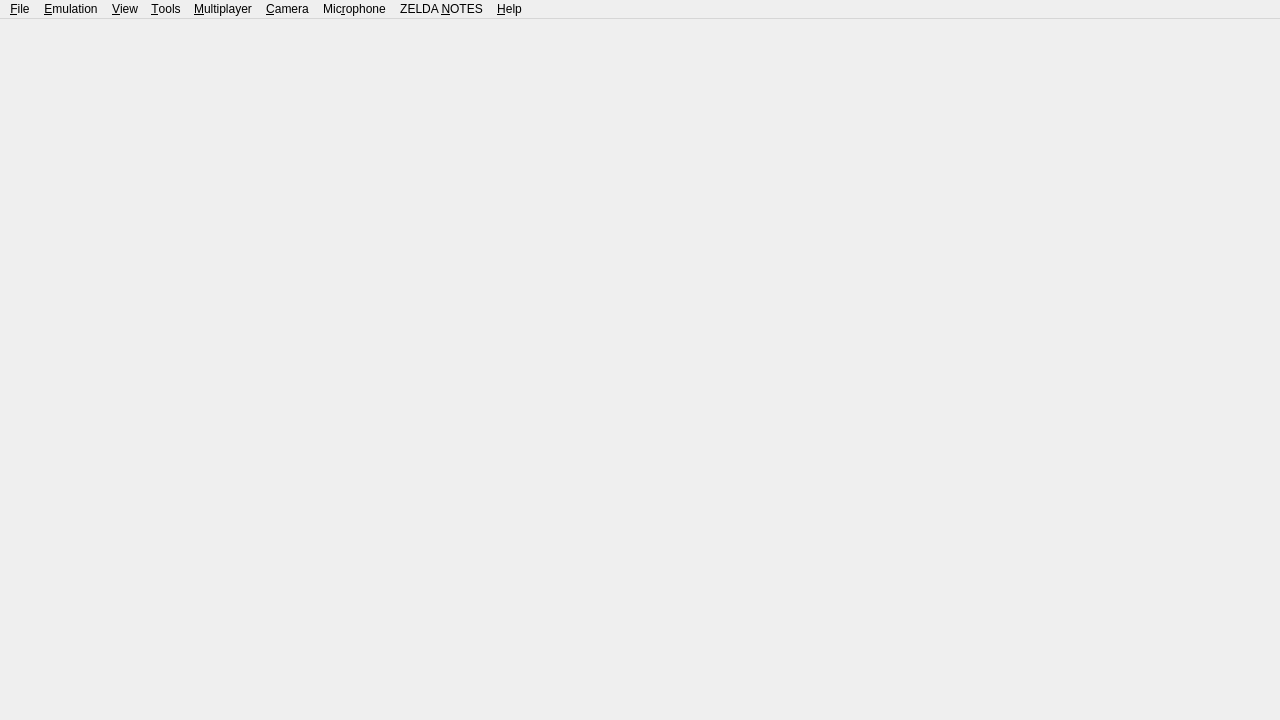
<?xml version="1.0" encoding="UTF-8"?>
<ui version="4.0">
 <class>MainWindow</class>
 <widget class="QMainWindow" name="MainWindow">
  <property name="geometry">
   <rect>
    <x>0</x>
    <y>0</y>
    <width>1280</width>
    <height>720</height>
   </rect>
  </property>
  <property name="windowTitle">
   <string>Droplet</string>
  </property>
  <property name="windowIcon">
   <iconset resource="yuzu.qrc">
    <normaloff>:/img/eden.ico</normaloff>:/img/eden.ico</iconset>
  </property>
  <property name="tabShape">
   <enum>QTabWidget::TabShape::Rounded</enum>
  </property>
  <property name="dockNestingEnabled">
   <bool>true</bool>
  </property>
  <widget class="QWidget" name="centralwidget">
   <layout class="QHBoxLayout" name="horizontalLayout">
    <property name="leftMargin">
     <number>0</number>
    </property>
    <property name="topMargin">
     <number>0</number>
    </property>
    <property name="rightMargin">
     <number>0</number>
    </property>
    <property name="bottomMargin">
     <number>0</number>
    </property>
   </layout>
  </widget>
  <widget class="QMenuBar" name="menubar">
   <property name="geometry">
    <rect>
     <x>0</x>
     <y>0</y>
     <width>1280</width>
     <height>23</height>
    </rect>
   </property>
   <widget class="QMenu" name="menu_File">
    <property name="title">
     <string>&amp;File</string>
    </property>
    <widget class="QMenu" name="menu_recent_files">
     <property name="title">
      <string>&amp;Recent Files</string>
     </property>
    </widget>
    <widget class="QMenu" name="menuOpen_Eden_Folders">
     <property name="title">
      <string>Open &amp;Droplet Folders</string>
     </property>
     <addaction name="action_Root_Data_Folder"/>
     <addaction name="action_NAND_Folder"/>
     <addaction name="action_SDMC_Folder"/>
     <addaction name="action_Mod_Folder"/>
     <addaction name="action_Log_Folder"/>
    </widget>
    <addaction name="action_Load_Folder"/>
    <addaction name="action_Load_File"/>
    <addaction name="separator"/>
    <addaction name="menu_recent_files"/>
    <addaction name="separator"/>
    <addaction name="action_Load_Amiibo"/>
    <addaction name="separator"/>
    <addaction name="menuOpen_Eden_Folders"/>
    <addaction name="separator"/>
    <addaction name="action_Exit"/>
   </widget>
   <widget class="QMenu" name="menu_Emulation">
    <property name="title">
     <string>&amp;Emulation</string>
    </property>
    <addaction name="action_Pause"/>
    <addaction name="action_Stop"/>
    <addaction name="action_Restart"/>
    <addaction name="separator"/>
    <addaction name="action_Configure"/>
    <addaction name="action_Configure_Current_Game"/>
   </widget>
   <widget class="QMenu" name="menu_View">
    <property name="title">
     <string>&amp;View</string>
    </property>
    <widget class="QMenu" name="menu_Reset_Window_Size">
     <property name="title">
      <string>&amp;Reset Window Size</string>
     </property>
    </widget>
    <widget class="QMenu" name="menu_View_Debugging">
     <property name="title">
      <string>&amp;Debugging</string>
     </property>
    </widget>
    <widget class="QMenu" name="menu_Game_List_Mode">
     <property name="title">
      <string>&amp;Game List Mode</string>
     </property>
     <addaction name="action_Tree_View"/>
     <addaction name="action_Grid_View"/>
     <addaction name="action_Carousel_View"/>
    </widget>
    <widget class="QMenu" name="menuGame_Icon_Size">
     <property name="title">
      <string>Game &amp;Icon Size</string>
     </property>
    </widget>
    <action name="action_Reset_Window_Size_720">
     <property name="text">
      <string>Reset Window Size to &amp;720p</string>
     </property>
     <property name="iconText">
      <string>Reset Window Size to 720p</string>
     </property>
    </action>
    <action name="action_Reset_Window_Size_900">
     <property name="text">
      <string>Reset Window Size to &amp;900p</string>
     </property>
     <property name="iconText">
      <string>Reset Window Size to 900p</string>
     </property>
    </action>
    <action name="action_Reset_Window_Size_1080">
     <property name="text">
      <string>Reset Window Size to &amp;1080p</string>
     </property>
     <property name="iconText">
      <string>Reset Window Size to 1080p</string>
     </property>
    </action>
    <addaction name="action_Fullscreen"/>
    <addaction name="action_Single_Window_Mode"/>
    <addaction name="action_Enable_Overlay_Applet"/>
    <addaction name="action_Show_Filter_Bar"/>
    <addaction name="action_Show_Status_Bar"/>
    <addaction name="action_Show_Performance_Overlay"/>
    <addaction name="action_Post_Processing_Shaders"/>
    <addaction name="separator"/>
    <addaction name="menu_Reset_Window_Size"/>
    <addaction name="menu_View_Debugging"/>
    <addaction name="menu_Game_List_Mode"/>
    <addaction name="menuGame_Icon_Size"/>
    <addaction name="action_Show_Game_Name"/>
   </widget>
   <widget class="QMenu" name="menu_Multiplayer">
    <property name="enabled">
     <bool>true</bool>
    </property>
    <property name="title">
     <string>&amp;Multiplayer</string>
    </property>
    <addaction name="action_Online_Settings"/>
    <addaction name="action_GameChat"/>
    <addaction name="separator"/>
    <addaction name="action_Start_Room"/>
    <addaction name="action_Connect_To_Room"/>
    <addaction name="separator"/>
    <addaction name="action_Show_Room"/>
    <addaction name="action_Leave_Room"/>
   </widget>
   <widget class="QMenu" name="menu_Camera">
    <property name="title">
     <string>&amp;Camera</string>
    </property>
    <widget class="QMenu" name="menu_Camera_Device">
     <property name="title">
      <string>Choose &amp;Camera</string>
     </property>
    </widget>
    <addaction name="action_Camera_Enabled"/>
    <addaction name="menu_Camera_Device"/>
    <addaction name="action_Camera_Mirror"/>
    <addaction name="separator"/>
    <addaction name="action_Camera_Status"/>
   </widget>
   <widget class="QMenu" name="menu_Microphone">
    <property name="title">
     <string>Mic&amp;rophone</string>
    </property>
    <addaction name="action_Microphone_Status"/>
   </widget>
   <widget class="QMenu" name="menu_Zelda_Notes">
    <property name="title">
     <string>ZELDA &amp;NOTES</string>
    </property>
    <widget class="QMenu" name="menu_Ocarina_Songs">
     <property name="title">
      <string>Play &amp;Ocarina Song</string>
     </property>
    </widget>
    <addaction name="action_Zelda_Notes_Map"/>
    <addaction name="action_Zelda_Notes_Collected"/>
    <addaction name="action_Zelda_Notes_Nearby"/>
    <addaction name="separator"/>
    <addaction name="menu_Ocarina_Songs"/>
   </widget>
   <widget class="QMenu" name="menu_Tools">
    <property name="title">
     <string>&amp;Tools</string>
    </property>
    <widget class="QMenu" name="menuTAS">
     <property name="title">
      <string>&amp;TAS</string>
     </property>
     <addaction name="action_TAS_Start"/>
     <addaction name="action_TAS_Record"/>
     <addaction name="action_TAS_Reset"/>
     <addaction name="separator"/>
     <addaction name="action_Configure_Tas"/>
    </widget>
    <addaction name="action_Data_Manager"/>
    <addaction name="separator"/>
    <addaction name="action_Capture_Screenshot"/>
    <addaction name="menuTAS"/>
   </widget>
   <widget class="QMenu" name="menu_Help">
    <property name="title">
     <string>&amp;Help</string>
    </property>
    <addaction name="action_Report_Compatibility"/>
    <addaction name="action_Open_UserHandbook"/>
    <addaction name="separator"/>
    <addaction name="action_About"/>
    <addaction name="action_Eden_Dependencies"/>
   </widget>
   <addaction name="menu_File"/>
   <addaction name="menu_Emulation"/>
   <addaction name="menu_View"/>
   <addaction name="menu_Tools"/>
   <addaction name="menu_Multiplayer"/>
   <addaction name="menu_Camera"/>
   <addaction name="menu_Microphone"/>
   <addaction name="menu_Zelda_Notes"/>
   <addaction name="menu_Help"/>
  </widget>
  <action name="action_Load_File">
   <property name="text">
    <string>Open &amp;File...</string>
   </property>
  </action>
  <action name="action_Load_Folder">
   <property name="text">
    <string>&amp;Open Game Folder...</string>
   </property>
  </action>
  <action name="action_Exit">
   <property name="text">
    <string>E&amp;xit</string>
   </property>
  </action>
  <action name="action_Pause">
   <property name="enabled">
    <bool>false</bool>
   </property>
   <property name="text">
    <string>&amp;Pause</string>
   </property>
  </action>
  <action name="action_Stop">
   <property name="enabled">
    <bool>false</bool>
   </property>
   <property name="text">
    <string>&amp;Stop</string>
   </property>
  </action>
  <action name="action_About">
   <property name="text">
    <string>&amp;About Droplet</string>
   </property>
  </action>
  <action name="action_Single_Window_Mode">
   <property name="checkable">
    <bool>true</bool>
   </property>
   <property name="text">
    <string>Single &amp;Window Mode</string>
   </property>
  </action>
  <action name="action_Configure">
   <property name="text">
    <string>Con&amp;figure...</string>
   </property>
   <property name="shortcut">
    <string>Ctrl+,</string>
   </property>
   <property name="menuRole">
    <enum>QAction::MenuRole::PreferencesRole</enum>
   </property>
  </action>
  <action name="action_Enable_Overlay_Applet">
   <property name="checkable">
    <bool>true</bool>
   </property>
   <property name="text">
    <string>Enable Overlay Display Applet</string>
   </property>
  </action>
  <action name="action_Show_Filter_Bar">
   <property name="checkable">
    <bool>true</bool>
   </property>
   <property name="text">
    <string>Show &amp;Filter Bar</string>
   </property>
  </action>
  <action name="action_Show_Status_Bar">
   <property name="checkable">
    <bool>true</bool>
   </property>
   <property name="text">
    <string>Show &amp;Status Bar</string>
   </property>
   <property name="iconText">
    <string>Show Status Bar</string>
   </property>
  </action>
  <action name="action_Camera_Enabled">
   <property name="checkable">
    <bool>true</bool>
   </property>
   <property name="text">
    <string>&amp;Let Games Use a Camera</string>
   </property>
  </action>
  <action name="action_Camera_Mirror">
   <property name="checkable">
    <bool>true</bool>
   </property>
   <property name="text">
    <string>&amp;Mirror the Picture</string>
   </property>
  </action>
  <action name="action_Camera_Status">
   <property name="enabled">
    <bool>false</bool>
   </property>
   <property name="text">
    <string>Camera Off</string>
   </property>
  </action>
  <action name="action_Microphone_Status">
   <property name="enabled">
    <bool>false</bool>
   </property>
   <property name="text">
    <string>No Microphone</string>
   </property>
  </action>
  <action name="action_Zelda_Notes_Map">
   <property name="text">
    <string>Live &amp;Map...</string>
   </property>
  </action>
  <action name="action_Zelda_Notes_Collected">
   <property name="text">
    <string>&amp;Collected...</string>
   </property>
  </action>
  <action name="action_Zelda_Notes_Nearby">
   <property name="text">
    <string>&amp;Nearby Enemies...</string>
   </property>
  </action>
  <action name="action_GameChat">
   <property name="text">
    <string>&amp;GameChat (C Menu)...</string>
   </property>
  </action>
  <action name="action_Online_Settings">
   <property name="text">
    <string>&amp;Online Play Settings...</string>
   </property>
  </action>
  <action name="action_Start_Room">
   <property name="enabled">
    <bool>true</bool>
   </property>
   <property name="text">
    <string>&amp;Create Room</string>
   </property>
  </action>
  <action name="action_Leave_Room">
   <property name="enabled">
    <bool>false</bool>
   </property>
   <property name="text">
    <string>&amp;Leave Room</string>
   </property>
  </action>
  <action name="action_Connect_To_Room">
   <property name="text">
    <string>&amp;Direct Connect to Room</string>
   </property>
  </action>
  <action name="action_Show_Room">
   <property name="enabled">
    <bool>false</bool>
   </property>
   <property name="text">
    <string>&amp;Show Current Room</string>
   </property>
  </action>
  <action name="action_Fullscreen">
   <property name="checkable">
    <bool>true</bool>
   </property>
   <property name="text">
    <string>F&amp;ullscreen</string>
   </property>
  </action>
  <action name="action_Restart">
   <property name="enabled">
    <bool>false</bool>
   </property>
   <property name="text">
    <string>&amp;Restart</string>
   </property>
  </action>
  <action name="action_Load_Amiibo">
   <property name="enabled">
    <bool>false</bool>
   </property>
   <property name="text">
    <string>Load/Remove &amp;Amiibo...</string>
   </property>
  </action>
  <action name="action_Open_UserHandbook">
   <property name="text">
    <string>&amp;User Handbook</string>
   </property>
  </action>
  <action name="action_Capture_Screenshot">
   <property name="enabled">
    <bool>false</bool>
   </property>
   <property name="text">
    <string>&amp;Capture Screenshot</string>
   </property>
  </action>
  <action name="action_Configure_Tas">
   <property name="text">
    <string>&amp;Configure TAS...</string>
   </property>
   <property name="menuRole">
    <enum>QAction::MenuRole::NoRole</enum>
   </property>
  </action>
  <action name="action_Configure_Current_Game">
   <property name="enabled">
    <bool>false</bool>
   </property>
   <property name="text">
    <string>Configure C&amp;urrent Game...</string>
   </property>
   <property name="menuRole">
    <enum>QAction::MenuRole::NoRole</enum>
   </property>
  </action>
  <action name="action_TAS_Start">
   <property name="enabled">
    <bool>false</bool>
   </property>
   <property name="text">
    <string>&amp;Start</string>
   </property>
  </action>
  <action name="action_TAS_Reset">
   <property name="enabled">
    <bool>false</bool>
   </property>
   <property name="text">
    <string>&amp;Reset</string>
   </property>
  </action>
  <action name="action_TAS_Record">
   <property name="enabled">
    <bool>false</bool>
   </property>
   <property name="text">
    <string>R&amp;ecord</string>
   </property>
  </action>
  <action name="action_Root_Data_Folder">
   <property name="text">
    <string>&amp;Root Data Folder</string>
   </property>
  </action>
  <action name="action_NAND_Folder">
   <property name="text">
    <string>&amp;NAND Folder</string>
   </property>
  </action>
  <action name="action_SDMC_Folder">
   <property name="text">
    <string>&amp;SDMC Folder</string>
   </property>
  </action>
  <action name="action_Mod_Folder">
   <property name="text">
    <string>&amp;Mod Folder</string>
   </property>
  </action>
  <action name="action_Log_Folder">
   <property name="text">
    <string>&amp;Log Folder</string>
   </property>
  </action>
  <action name="action_Eden_Dependencies">
   <property name="text">
    <string>&amp;Droplet Dependencies</string>
   </property>
  </action>
  <action name="action_Data_Manager">
   <property name="text">
    <string>&amp;Data Manager</string>
   </property>
  </action>
  <action name="action_Tree_View">
   <property name="checkable">
    <bool>true</bool>
   </property>
   <property name="text">
    <string>&amp;Tree View</string>
   </property>
  </action>
  <action name="action_Grid_View">
   <property name="checkable">
    <bool>true</bool>
   </property>
   <property name="text">
    <string>&amp;Grid View</string>
   </property>
  </action>
  <action name="actionGame_Icon_Size">
   <property name="text">
    <string>Game Icon Size</string>
   </property>
  </action>
  <action name="actionNone">
   <property name="text">
    <string>None</string>
   </property>
  </action>
  <action name="action_Show_Game_Name">
   <property name="checkable">
    <bool>true</bool>
   </property>
   <property name="text">
    <string>Show Game &amp;Name</string>
   </property>
  </action>
  <action name="action_Show_Performance_Overlay">
   <property name="checkable">
    <bool>true</bool>
   </property>
   <property name="text">
    <string>Show &amp;Performance Overlay</string>
   </property>
  </action>
  <action name="action_Post_Processing_Shaders">
   <property name="text">
    <string>Post-Processing &amp;Shaders...</string>
   </property>
  </action>
  <action name="action_Carousel_View">
   <property name="checkable">
    <bool>true</bool>
   </property>
   <property name="text">
    <string>&amp;Carousel View</string>
   </property>
  </action>
 </widget>
 <resources>
  <include location="yuzu.qrc"/>
 </resources>
 <connections/>
</ui>
